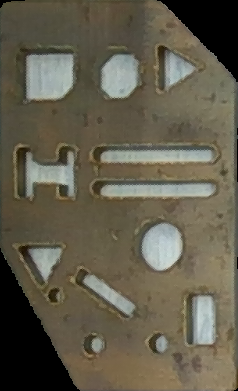
#> input picture Validierungsdaten/Validierungsdaten/1/part_1.png, 238 x 391 px
$ python -i masker.py   (imports and definitions only)
#> lines starting #> are read from the running program, lines starting #| are printed output that depends on the picture; after the words box and inside, x2 and y2 are one past the last pixel; in counts of white or black regions, pixels touching at a corner belong together
import cv2
import numpy as np
from PIL import Image
import os
# Load the image
# Load the first provided part image for processing

def create_part_mask(part_image_path):
    part_image_blur = cv2.imread(part_image_path)
#> part_image_blur is the input picture: shape (391, 238, 3); mean B, G, R 77, 93.7, 99
    blurred_image = cv2.GaussianBlur(part_image_blur, (5, 5), 0)
    part_image = cv2.cvtColor(blurred_image, cv2.COLOR_BGR2GRAY)
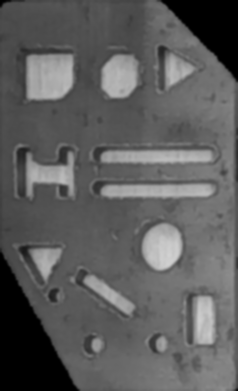
#> part_image: shape (391, 238); min 0, max 209, mean 93.4

    clahe = cv2.createCLAHE(clipLimit=2.0, tileGridSize=(8, 8))
    equalized_image = clahe.apply(part_image)
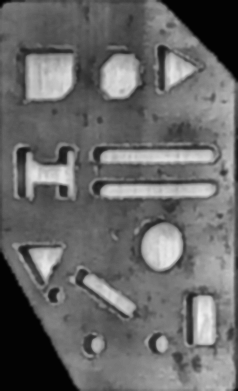
#> equalized_image: shape (391, 238); min 2, max 244, mean 104.4

    tile_size = 100
    h, w = equalized_image.shape
#> h = 391; w = 238
    result_mask = np.zeros_like(equalized_image)

    for y in range(0, h, tile_size):
        for x in range(0, w, tile_size):
            tile = equalized_image[y:y+tile_size, x:x+tile_size]

            tile_thresh = cv2.adaptiveThreshold(
                tile, 255, cv2.ADAPTIVE_THRESH_GAUSSIAN_C, cv2.THRESH_BINARY_INV, 11, 2
            )

            result_mask[y:y+tile_thresh.shape[0], x:x+tile_thresh.shape[1]] = tile_thresh
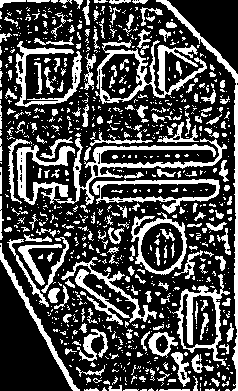
#> result_mask: shape (391, 238); 29.2% white; 884 white regions (683 under 20 px), largest, box (x1, y1, x2, y2) and area: (16, 138, 227, 205) 3011, (95, 40, 207, 104) 1824, (156, 0, 238, 391) 1565
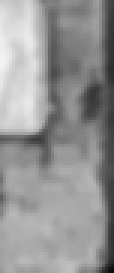
#> tile: shape (91, 38) (shown 3 times larger); min 8, max 243, mean 149.1

    num_labels, labels, stats, centroids = cv2.connectedComponentsWithStats(result_mask, connectivity=8)
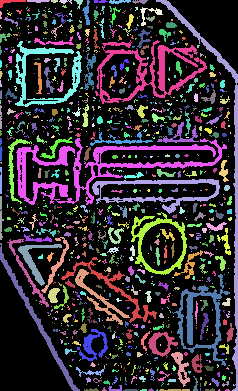
#> labels: shape (391, 238) int32; 885 distinct labels, from 0 to 884; one colour per label, 0 black
#> num_labels = 885; stats = 885 rows, first 6: [0, 0, 238, 391, 65914], [0, 0, 26, 8, 78], [27, 0, 23, 3, 50], [51, 0, 7, 3, 17], [59, 0, 13, 4, 31], [74, 0, 9, 9, 35]; centroids = 885 pairs, first value 0 to 231.2, second value 0.64 to 389.7
    filtered_mask = np.zeros_like(result_mask)

    min_area = 100  # Minimum area to retain a component
    for i in range(1, num_labels):  # Skip the background label
        if stats[i, cv2.CC_STAT_AREA] >= min_area:
            filtered_mask[labels == i] = 255
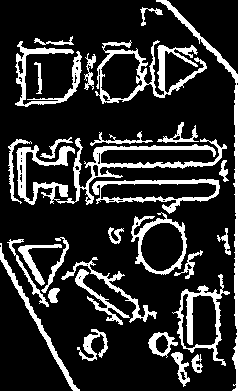
#> filtered_mask: shape (391, 238); 18% white; 30 white regions, largest, box (x1, y1, x2, y2) and area: (16, 138, 227, 205) 3011, (95, 40, 207, 104) 1824, (156, 0, 238, 391) 1565

    output_dir = "_masks"
    if not os.path.exists(output_dir):
        os.makedirs(output_dir)

    output_path = os.path.join("_masks", f"{os.path.basename(part_image_path)}_output.png")
    print(part_image_path)

    cv2.imwrite(output_path, filtered_mask)

    return Image.fromarray(filtered_mask)

>>> result = create_part_mask('../Validierungsdaten/Validierungsdaten/1/part_1.png')
